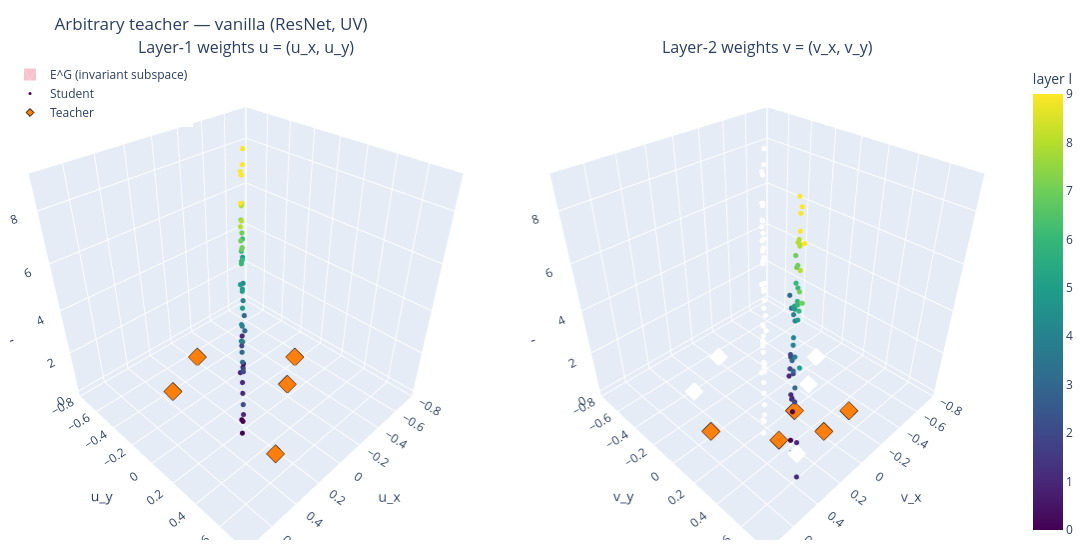

The code cell stored with this chart in its notebook:
### Code cell
plot_uv_equivariance_resnet(h_vanilla_arb["particles"][-1], teacher_arb2, title="Arbitrary teacher — vanilla (ResNet, UV)")

### Figure 1 — Plotly figure (JSON) as saved in the notebook; plotly's stock layout.template omitted (floating-point values rounded to 4 significant figures)
{"data": [{"color": "crimson", "hoverinfo": "name", "i": [0, 0], "j": [1, 2], "k": [2, 3], "name": "E^G (invariant subspace)", "opacity": 0.25, "scene": "scene", "showlegend": true, "type": "mesh3d", "x": [-0.575, 0.575, 0.575, -0.575], "y": [-0.575, 0.575, 0.575, -0.575], "z": [0, 0, 9, 9]}, {"marker": {"cmax": 9, "cmin": 0, "color": [0, 0, 0, 0, 0, 1, 1, 1, 1, 1, 2, 2, 2, 2, 2, 3, 3, 3, 3, 3, 4, 4, 4, 4, 4, 5, 5, 5, 5, 5, 6, 6, 6, 6, 6, 7, 7, 7, 7, 7, 8, 8, 8, 8, 8, 9, 9, 9, 9, 9], "colorscale": [[0, "#440154"], [0.1111, "#482878"], [0.2222, "#3e4989"], [0.3333, "#31688e"], [0.4444, "#26828e"], [0.5556, "#1f9e89"], [0.6667, "#35b779"], [0.7778, "#6ece58"], [0.8889, "#b5de2b"], [1, "#fde725"]], "showscale": false, "size": 3}, "mode": "markers", "name": "Student", "scene": "scene", "showlegend": true, "type": "scatter3d", "x": [-0.186, 0.2004, 0.2763, 0.2045, -0.1557, 0.02441, 0.2728, 0.08015, -0.2549, 0.1485, 0.1339, -0.06818, 0.1147, -0.03476, 0.3315, 0.1479, 0.07724, -0.1205, 0.2093, -0.01044, -0.06699, 0.1196, 0.1115, 0.2185, -0.205, -0.005704, 0.01934, -0.2372, 0.03567, 0.1541, -0.01748, -0.004807, -0.08484, -0.1947, 0.01441, 0.03801, -0.02975, 0.08517, -0.1372, 0.09965, 0.1443, -0.05035, -0.05268, -0.03142, 0.09435, -0.05098, -0.3318, -0.1569, -0.08175, 0.1921], "y": [-0.2117, 0.1631, 0.2448, 0.178, -0.1854, -0.02804, 0.2522, 0.04883, -0.2933, 0.1199, 0.1112, -0.09868, 0.09092, -0.07343, 0.3092, 0.1147, 0.03768, -0.1362, 0.1806, -0.02046, -0.09228, 0.0889, 0.07506, 0.1884, -0.2312, -0.05272, -0.01033, -0.2683, 0.00513, 0.1263, -0.04794, -0.04084, -0.1232, -0.225, -0.02256, -0.002646, -0.06294, 0.05623, -0.1793, 0.06721, 0.104, -0.08422, -0.08819, -0.06741, 0.06078, -0.08619, -0.3597, -0.1855, -0.1254, 0.1556], "z": [0, 0, 0, 0, 0, 1, 1, 1, 1, 1, 2, 2, 2, 2, 2, 3, 3, 3, 3, 3, 4, 4, 4, 4, 4, 5, 5, 5, 5, 5, 6, 6, 6, 6, 6, 7, 7, 7, 7, 7, 8, 8, 8, 8, 8, 9, 9, 9, 9, 9]}, {"marker": {"color": "#ff7f0e", "line": {"color": "black", "width": 1}, "size": 6, "symbol": "diamond"}, "mode": "markers", "name": "Teacher", "scene": "scene", "showlegend": true, "type": "scatter3d", "x": [-0.5, 0.25, -0.25, 0.0, 0.35], "y": [0.0, 0.5, 0.15, -0.5, -0.35], "z": [0, 0, 0, 0, 0]}, {"color": "crimson", "hoverinfo": "name", "i": [0, 0], "j": [1, 2], "k": [2, 3], "name": "E^G (invariant subspace)", "opacity": 0.25, "scene": "scene2", "showlegend": false, "type": "mesh3d", "x": [-0.8031, 0.8031, 0.8031, -0.8031], "y": [-0.8031, 0.8031, 0.8031, -0.8031], "z": [0, 0, 9, 9]}, {"marker": {"cmax": 9, "cmin": 0, "color": [0, 0, 0, 0, 0, 1, 1, 1, 1, 1, 2, 2, 2, 2, 2, 3, 3, 3, 3, 3, 4, 4, 4, 4, 4, 5, 5, 5, 5, 5, 6, 6, 6, 6, 6, 7, 7, 7, 7, 7, 8, 8, 8, 8, 8, 9, 9, 9, 9, 9], "colorbar": {"title": {"text": "layer l"}, "x": 1.02}, "colorscale": [[0, "#440154"], [0.1111, "#482878"], [0.2222, "#3e4989"], [0.3333, "#31688e"], [0.4444, "#26828e"], [0.5556, "#1f9e89"], [0.6667, "#35b779"], [0.7778, "#6ece58"], [0.8889, "#b5de2b"], [1, "#fde725"]], "showscale": true, "size": 3}, "mode": "markers", "name": "Student", "scene": "scene2", "showlegend": false, "type": "scatter3d", "x": [-0.06987, 0.2632, 0.1992, 0.02097, 0.01607, 0.474, -0.07994, 0.0627, 0.2975, 0.0376, -0.09741, 0.02198, -0.08042, 0.1923, 0.003238, 0.1425, 0.2376, -0.3001, 0.08094, -0.401, -0.08869, 0.07358, 0.1916, 0.124, -0.04915, 0.3816, 0.01536, 0.09979, 0.03754, 0.029, 0.02718, 0.1491, 0.2065, 0.05506, 0.1722, 0.2608, 0.08779, 0.02176, 0.3219, 0.106, 0.3148, 0.1054, 0.1425, 0.1523, 0.1309, 0.1382, 0.0823, 0.002963, 0.3409, 0.2716], "y": [0.1636, 0.4723, 0.403, 0.2278, 0.2485, 0.6984, 0.1223, 0.2787, 0.5369, 0.2484, 0.1133, 0.2486, 0.1318, 0.4182, 0.2034, 0.3544, 0.4556, -0.07285, 0.2882, -0.1827, 0.1368, 0.2868, 0.4065, 0.331, 0.1854, 0.6071, 0.2355, 0.3369, 0.2567, 0.2395, 0.2502, 0.3723, 0.4358, 0.2896, 0.3942, 0.4819, 0.3122, 0.2372, 0.5552, 0.3211, 0.5287, 0.3313, 0.3689, 0.3774, 0.3467, 0.3644, 0.3222, 0.2346, 0.5708, 0.4821], "z": [0, 0, 0, 0, 0, 1, 1, 1, 1, 1, 2, 2, 2, 2, 2, 3, 3, 3, 3, 3, 4, 4, 4, 4, 4, 5, 5, 5, 5, 5, 6, 6, 6, 6, 6, 7, 7, 7, 7, 7, 8, 8, 8, 8, 8, 9, 9, 9, 9, 9]}, {"marker": {"color": "#ff7f0e", "line": {"color": "black", "width": 1}, "size": 6, "symbol": "diamond"}, "mode": "markers", "name": "Teacher", "scene": "scene2", "showlegend": false, "type": "scatter3d", "x": [0.0, 0.0, 0.5, -0.25, 0.25], "y": [0.25, 0.5, 0.0, 0.5, 0.35], "z": [0, 0, 0, 0, 0]}], "layout": {"annotations": [{"font": {"size": 16}, "showarrow": false, "text": "Layer-1 weights u = (u_x, u_y)", "x": 0.2375, "xanchor": "center", "xref": "paper", "y": 1, "yanchor": "bottom", "yref": "paper"}, {"font": {"size": 16}, "showarrow": false, "text": "Layer-2 weights v = (v_x, v_y)", "x": 0.7625, "xanchor": "center", "xref": "paper", "y": 1, "yanchor": "bottom", "yref": "paper"}], "height": 550, "legend": {"x": 0, "y": 1}, "margin": {"b": 10, "l": 10, "r": 10, "t": 60}, "scene": {"aspectmode": "cube", "domain": {"x": [0, 0.475], "y": [0, 1]}, "xaxis": {"range": [-0.8031, 0.8031], "title": {"text": "u_x"}}, "yaxis": {"range": [-0.8031, 0.8031], "title": {"text": "u_y"}}, "zaxis": {"title": {"text": "layer l"}}}, "scene2": {"aspectmode": "cube", "domain": {"x": [0.525, 1], "y": [0, 1]}, "xaxis": {"range": [-0.8031, 0.8031], "title": {"text": "v_x"}}, "yaxis": {"range": [-0.8031, 0.8031], "title": {"text": "v_y"}}, "zaxis": {"title": {"text": "layer l"}}}, "title": {"text": "Arbitrary teacher — vanilla (ResNet, UV)"}, "width": 1100}}
